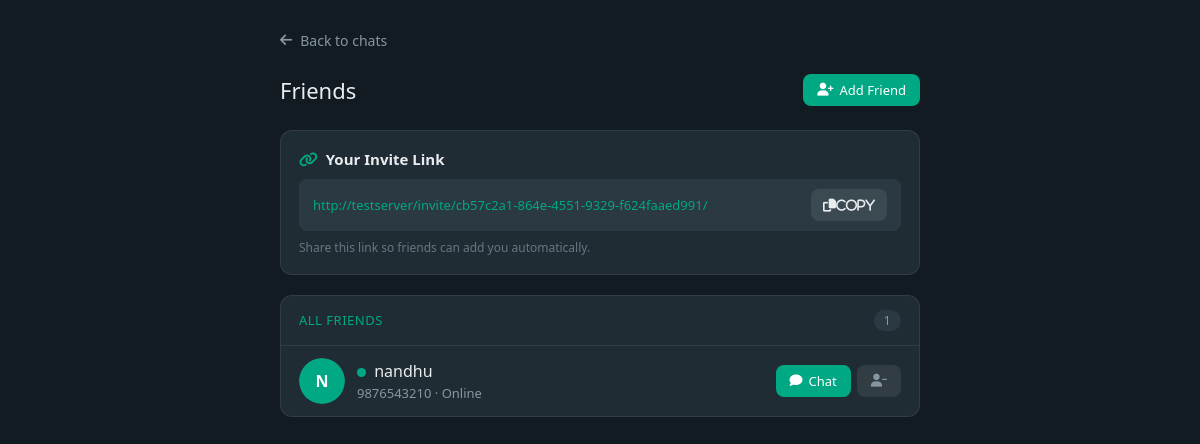
The page /friends/ (signed in) on the database as committed earlier.
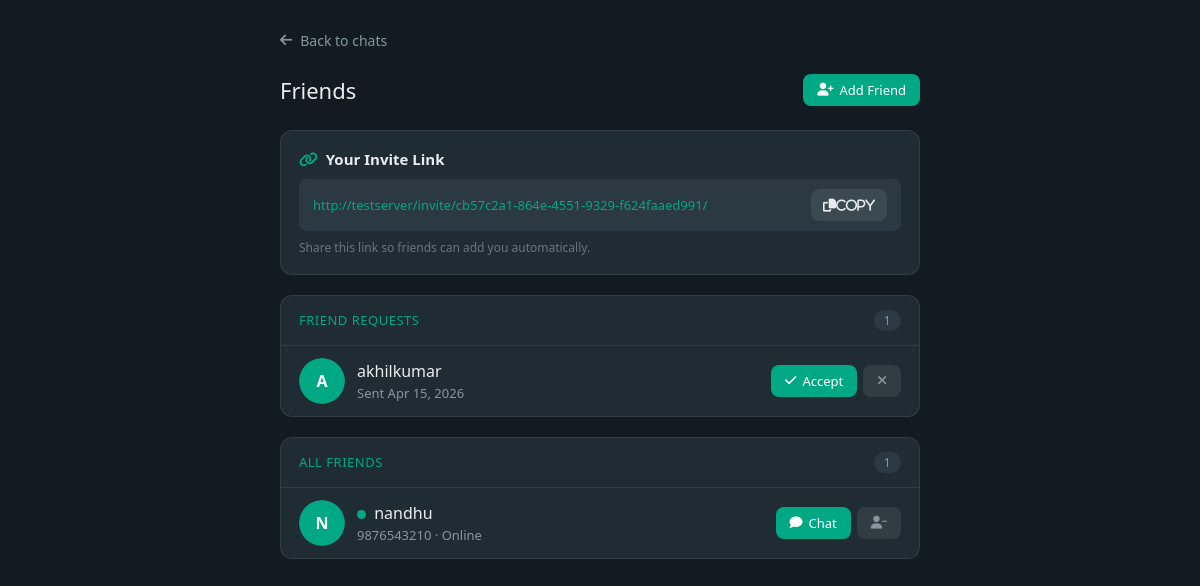
The same page on the database as committed later.
### chatapp/models.py (models this page shows, shortened)
class UserProfile(models.Model):
    user = models.OneToOneField(User, on_delete=models.CASCADE, related_name='profile')
    avatar = models.ImageField(upload_to='profiles/', null=True, blank=True)
    invite_code = models.UUIDField(default=uuid.uuid4, unique=True, editable=False)
    phone_number = models.CharField(max_length=20, blank=True, null=True, unique=True)
    is_online = models.BooleanField(default=False)
    last_seen = models.DateTimeField(default=timezone.now)
    bio = models.TextField(blank=True, max_length=200)

class FriendRequest(models.Model):
    STATUS_CHOICES = [
        ('pending', 'Pending'),
        ('accepted', 'Accepted'),
        ('rejected', 'Rejected'),
    ]
    from_user = models.ForeignKey(User, on_delete=models.CASCADE, related_name='sent_requests')
    to_user = models.ForeignKey(User, on_delete=models.CASCADE, related_name='received_requests')
    status = models.CharField(max_length=10, choices=STATUS_CHOICES, default='pending')
    created_at = models.DateTimeField(auto_now_add=True)
    class Meta:
        unique_together = ('from_user', 'to_user')
        ordering = ['-created_at']

### chatapp/views.py (the view)
# urls.py: path('friends/',                        views.friend_list,                name='friend_list'),
@login_required
def friend_list(request):
    profile = get_or_create_profile(request.user)
    friends = get_friends(request.user)
    pending_received = FriendRequest.objects.filter(
        to_user=request.user, status='pending'
    )
    pending_sent = FriendRequest.objects.filter(
        from_user=request.user, status='pending'
    )
    notif_count = Notification.objects.filter(
        user=request.user, is_read=False
    ).count()
    return render(request, 'chat/friend_list.html', {
        'friends':          friends,
        'pending_received': pending_received,
        'pending_sent':     pending_sent,
        'profile':          profile,
        'notif_count':      notif_count,
        'invite_link':      request.build_absolute_uri(f'/invite/{profile.invite_code}/'),
    })

### chatapp/views.py (called while the page is built)
def get_or_create_profile(user):
    return UserProfile.objects.get_or_create(user=user)[0]

def get_friends(user):
    friendships = Friendship.objects.filter(Q(user1=user) | Q(user2=user))
    friends = []
    for f in friendships:
        friend = f.user2 if f.user1 == user else f.user1
        friends.append(friend)
    return friends

### chatapp/templates/chat/friend_list.html (shortened to what this page needs)
{% extends 'base.html' %}
{% block content %}
<div class="page-wrap">
  <a href="/" class="back-link"><i class="fas fa-arrow-left"></i> Back to chats</a>
  <div class="page-title">
    Friends
    <a href="/friends/add/" class="btn-sm btn-chat"><i class="fas fa-user-plus"></i> Add Friend</a>
  </div>
  <div class="invite-section">
    <h3><i class="fas fa-link" style="color:var(--green);margin-right:8px"></i>Your Invite Link</h3>
    <div class="invite-url-box">
      <span id="invite-url">{{ invite_link }}</span>
      <button class="copy-btn"
        onclick="navigator.clipboard.writeText(document.getElementById('invite-url').textContent).then(()=>showToast('Copied!'))">
        <i class="fas fa-copy">copy</i>
      </button>
    </div>
    <div style="font-size:12px;color:var(--text3);margin-top:8px">Share this link so friends can add you automatically.
    </div>
  </div>
  {% if pending_received %}
  <div class="section-card">
    <div class="section-head">Friend Requests <span>{{ pending_received|length }}</span></div>
    {% for req in pending_received %}
    <div class="friend-row">
      <div class="avatar" style="width:46px;height:46px;">
        {% if req.from_user.profile.avatar %}
        <img src="{{ req.from_user.profile.avatar.url }}"
          style="width:46px;height:46px;border-radius:50%;object-fit:cover" onerror="this.style.display='none'">
        {% else %}
        <div class="avatar-placeholder" style="width:46px;height:46px;">{{ req.from_user.username|first|upper }}</div>
        {% endif %}
      </div>
      <div class="info">
        <div class="name">{{ req.from_user.username }}</div>
        <div class="sub">Sent {{ req.created_at|date:"M d, Y" }}</div>
      </div>
      <div class="actions">
        <a href="/friends/accept/{{ req.id }}/" class="btn-sm btn-accept"><i class="fas fa-check"></i> Accept</a>
        <a href="/friends/reject/{{ req.id }}/" class="btn-sm btn-reject"><i class="fas fa-times"></i></a>
      </div>
    </div>
    {% endfor %}
  </div>
  {% endif %}
  <div class="section-card">
    <div class="section-head">All Friends <span>{{ friends|length }}</span></div>
    {% if friends %}
    {% for friend in friends %}
    <div class="friend-row">
      <div class="avatar" style="width:46px;height:46px;position:relative;">
        {% if friend.profile.avatar %}
        <img src="{{ friend.profile.avatar.url }}" style="width:46px;height:46px;border-radius:50%;object-fit:cover"onerror="this.style.display='none'">
        {% else %}
        <div class="avatar-placeholder" style="width:46px;height:46px;">{{ friend.username|first|upper }}</div>
        {% endif %}
      </div>
      <div class="info">
        <div class="name">
          <span class="online-dot {% if friend.profile.is_online %}online{% endif %}"></span>
          {{ friend.username }}
        </div>
        <div class="sub">
          {% if friend.profile.phone_number %}{{ friend.profile.phone_number }} · {% endif %}
          {% if friend.profile.is_online %}Online{% else %}Last seen {{ friend.profile.last_seen|date:"H:i" }}{% endif %}
        </div>
      </div>
      <div class="actions">
        <a href="/chat/{{ friend.id }}/" class="btn-sm btn-chat"><i class="fas fa-comment"></i> Chat</a>
        <a href="/friends/remove/{{ friend.id }}/" class="btn-sm btn-remove"
          onclick="return confirm('Remove {{ friend.username }}?')"><i class="fas fa-user-minus"></i></a>
      </div>
    </div>
    {% endfor %}
    {% else %}
    <div class="empty-msg">No friends yet. <a href="/friends/add/">Add your first friend</a>.</div>
    {% endif %}
  </div>
</div>
{% endblock %}

### chatapp/templates/base.html (shortened to what this page needs)
<!DOCTYPE html>
<html lang="en">
<head>
<link rel="stylesheet" href="https://cdnjs.cloudflare.com/ajax/libs/font-awesome/6.4.0/css/all.min.css">
</head>
<body>
{% block content %}{% endblock %}
</body>
</html>

### chatapp/templates/base.html (style rules this page uses)
*, *::before, *::after { box-sizing: border-box; margin: 0; padding: 0; }
:root { --bg: #111b21; --sidebar: #111b21; --sidebar-header: #202c33; --chat-bg: #0b141a; --chat-header: #202c33; --input-bg: #2a3942; --sent: #005c4b; --recv: #202c33; --text: #e9edef; --text2: #8696a0; --text3: #667781; --green: #00a884; --border: rgba(255,255,255,0.08); --hover: rgba(255,255,255,0.05); --active: rgba(255,255,255,0.08); --online: #00a884; --red: #f15c6d; --blue: #53bdeb; --radius: 8px; }
body { font-family: 'Segoe UI', system-ui, -apple-system, sans-serif; background: var(--bg); color: var(--text); min-height: 100vh; }
a { color: var(--green); text-decoration: none; }
button { cursor: pointer; border: none; background: none; color: inherit; font-family: inherit; }
.avatar { border-radius: 50%; object-fit: cover; background: #2a3942; display: flex; align-items: center; justify-content: center; overflow: hidden; flex-shrink: 0; }
.avatar-placeholder { width: 100%; height: 100%; display: flex; align-items: center; justify-content: center; background: var(--green); color: #fff; font-weight: 600; font-size: 1em; border-radius: 50%; }

### chatapp/templates/chat/friend_list.html (style rules this page uses)
.page-wrap { max-width: 680px; margin: 0 auto; padding: 28px 20px; }
.back-link { display: inline-flex; align-items: center; gap: 8px; color: var(--text2); font-size: 14px; margin-bottom: 24px; }
.page-title { font-size: 22px; font-weight: 500; margin-bottom: 24px; display: flex; align-items: center; justify-content: space-between; }
.section-card { background: var(--sidebar-header); border-radius: 12px; border: 1px solid var(--border); margin-bottom: 20px; overflow: hidden; }
.section-head { padding: 14px 18px; border-bottom: 1px solid var(--border); font-size: 13px; color: var(--green); text-transform: uppercase; letter-spacing: 0.5px; display: flex; align-items: center; justify-content: space-between; }
.section-head span { background: var(--input-bg); color: var(--text2); border-radius: 20px; padding: 2px 10px; font-size: 12px; }
.friend-row { display: flex; align-items: center; gap: 12px; padding: 12px 18px; border-bottom: 1px solid var(--border); transition: background .15s; }
.friend-row:last-child { border-bottom: none; }
.friend-row .avatar { width: 46px; height: 46px; border-radius: 50%; flex-shrink: 0; }
.friend-row .info { flex: 1; min-width: 0; }
.friend-row .name { font-size: 16px; font-weight: 400; }
.friend-row .sub { font-size: 13px; color: var(--text2); margin-top: 2px; }
.friend-row .actions { display: flex; gap: 6px; }
.btn-sm { padding: 7px 14px; border-radius: var(--radius); font-size: 13px; font-weight: 500; transition: opacity .2s; display: inline-flex; align-items: center; gap: 6px; }
.btn-chat { background: var(--green); color: #fff; }
.btn-remove { background: var(--border); color: var(--text2); }
.btn-accept { background: var(--green); color: #fff; }
.btn-reject { background: var(--border); color: var(--text2); }
.invite-section { background: var(--sidebar-header); border-radius: 12px; border: 1px solid var(--border); padding: 18px; margin-bottom: 20px; }
.invite-section h3 { font-size: 15px; margin-bottom: 10px; }
.invite-url-box { display: flex; align-items: center; gap: 10px; background: var(--input-bg); border-radius: var(--radius); padding: 10px 14px; }
.invite-url-box span { font-size: 13px; color: var(--green); flex: 1; word-break: break-all; }
.copy-btn { background: var(--border); color: var(--text); padding: 7px 12px; border-radius: var(--radius); font-size: 13px; white-space: nowrap; transition: background .15s; }
.online-dot { width: 9px; height: 9px; border-radius: 50%; background: var(--text3); display: inline-block; margin-right: 4px; }
.online-dot.online { background: var(--online); }

Rows that differ between the two databases and show on the page:
added FriendRequest: from_user.username|first "A", from_user.username "akhilkumar", created_at "Apr 15, 2026"
Other text that changed with them:
{{ pending_received|length }}: (not shown) → "1"
text now shown: "FRIEND REQUESTS"
